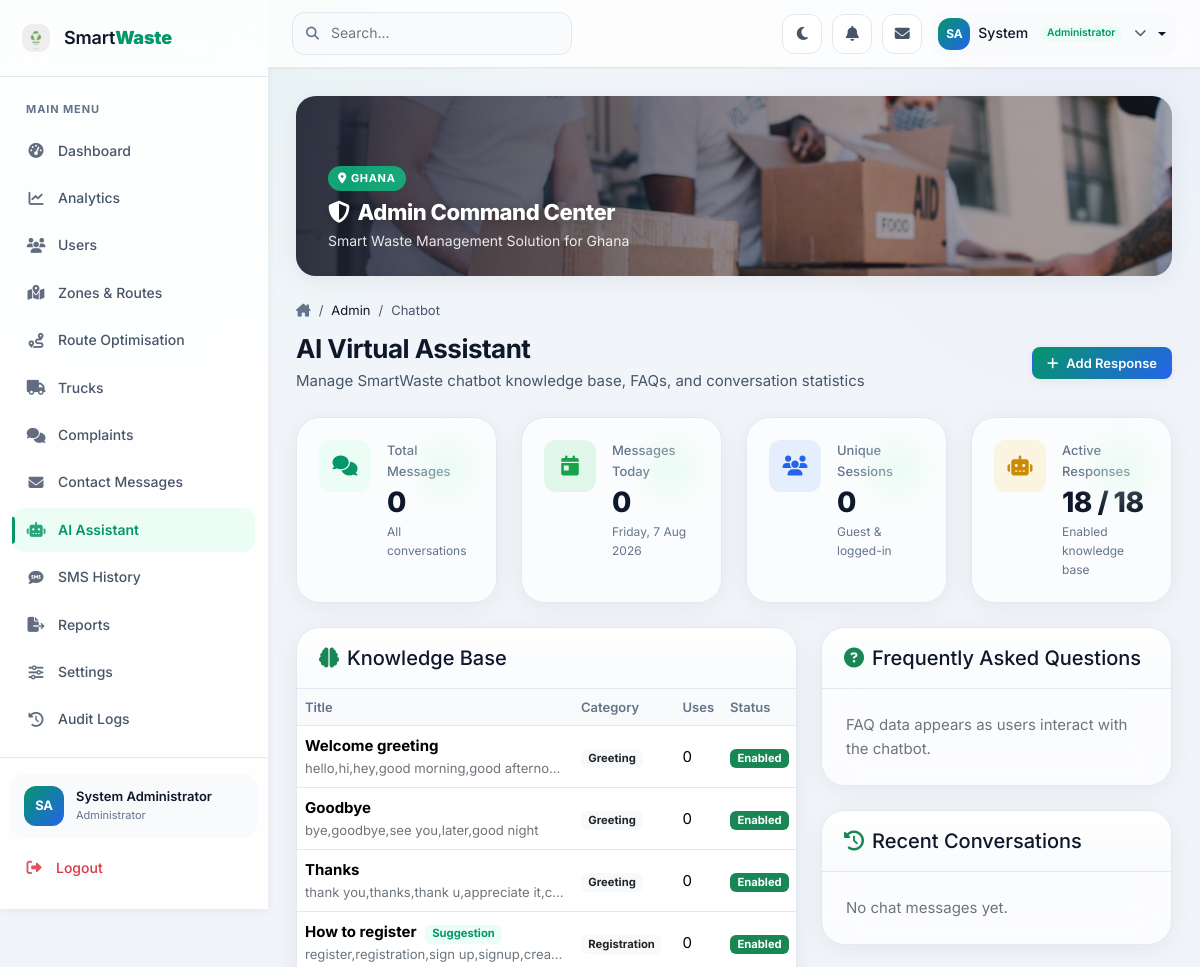
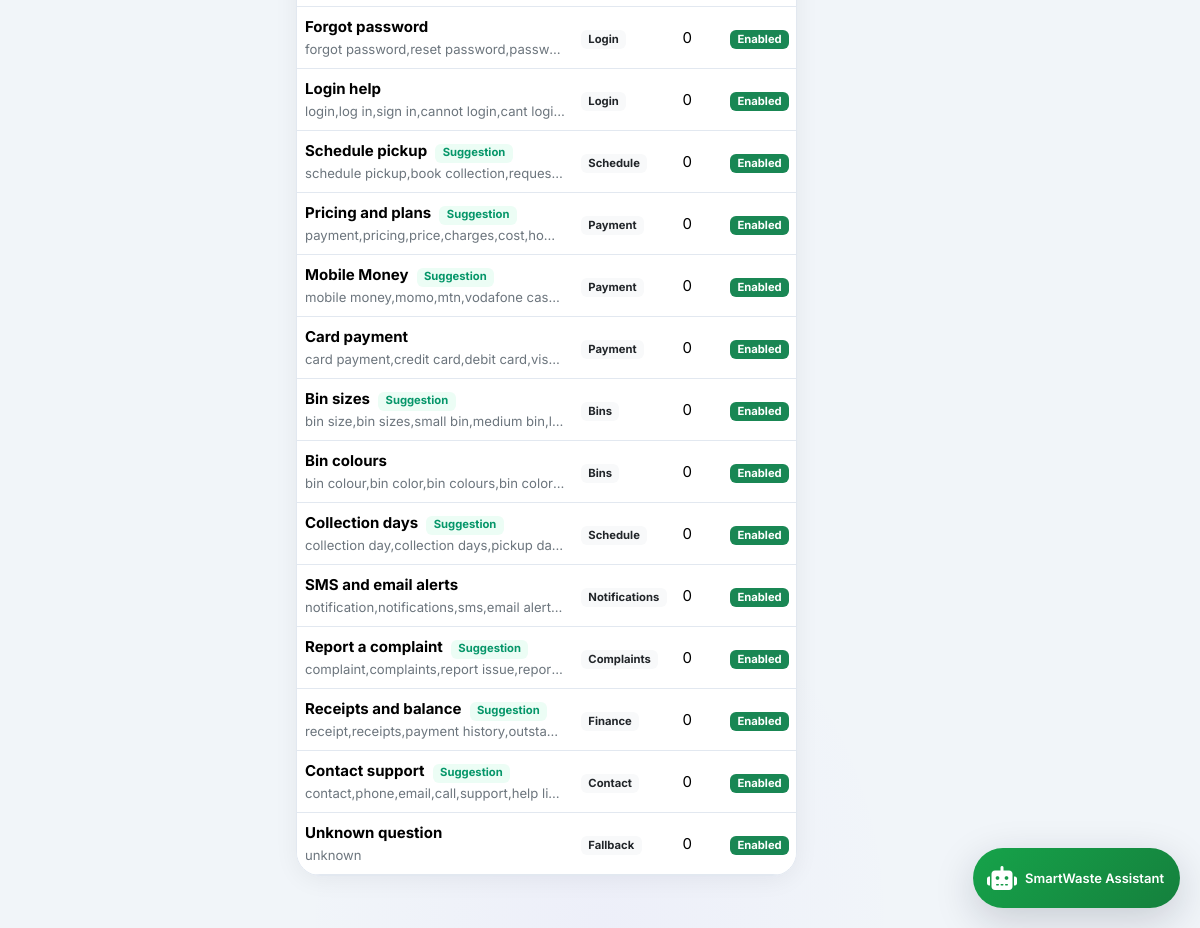
/index.php?url=admin/chatbot (signed in), run on the app's committed database (2 pictures, top to bottom).
### tables this page shows
CREATE TABLE users (
    id INT PRIMARY KEY AUTO_INCREMENT,
    role_id INT NOT NULL,
    email VARCHAR(255) NOT NULL UNIQUE,
    password_hash VARCHAR(255) NOT NULL,
    first_name VARCHAR(100) NOT NULL,
    last_name VARCHAR(100) NOT NULL,
    phone VARCHAR(20),
    avatar_url VARCHAR(500),
    is_active TINYINT(1) DEFAULT 0,
    email_verified TINYINT(1) DEFAULT 0,
    welcome_email_status ENUM('pending', 'sent', 'failed') NOT NULL DEFAULT 'pending',
    welcome_email_sent_at DATETIME NULL,
    verification_token VARCHAR(255),
    reset_token VARCHAR(255),
    reset_token_expires DATETIME,
    last_login DATETIME,
    created_at TIMESTAMP DEFAULT CURRENT_TIMESTAMP,
    updated_at TIMESTAMP DEFAULT CURRENT_TIMESTAMP ON UPDATE CURRENT_TIMESTAMP,
    FOREIGN KEY (role_id) REFERENCES roles(id)
);

CREATE TABLE roles (
    id INT PRIMARY KEY AUTO_INCREMENT,
    name VARCHAR(50) NOT NULL UNIQUE,
    description TEXT,
    created_at TIMESTAMP DEFAULT CURRENT_TIMESTAMP
);

CREATE TABLE chatbot_knowledge (
    id INT PRIMARY KEY AUTO_INCREMENT,
    category VARCHAR(50) NOT NULL,
    title VARCHAR(150) NOT NULL,
    keywords TEXT NOT NULL,
    response TEXT NOT NULL,
    is_enabled TINYINT(1) NOT NULL DEFAULT 1,
    is_suggestion TINYINT(1) NOT NULL DEFAULT 0,
    priority INT NOT NULL DEFAULT 0,
    use_count INT NOT NULL DEFAULT 0,
    created_at TIMESTAMP DEFAULT CURRENT_TIMESTAMP,
    updated_at TIMESTAMP DEFAULT CURRENT_TIMESTAMP ON UPDATE CURRENT_TIMESTAMP,
    INDEX idx_category (category),
    INDEX idx_enabled (is_enabled)
);

CREATE TABLE smart_settings (
    id INT PRIMARY KEY AUTO_INCREMENT,
    setting_key VARCHAR(100) NOT NULL UNIQUE,
    setting_value JSON NOT NULL,
    description TEXT,
    updated_by INT,
    updated_at TIMESTAMP DEFAULT CURRENT_TIMESTAMP ON UPDATE CURRENT_TIMESTAMP,
    FOREIGN KEY (updated_by) REFERENCES users(id)
);

### views/admin/chatbot.php (the view, shortened to what the rows shown need)
<div class="row g-4">
    <div class="col-xl-7">
        <div class="glass-card saas-card animate-in mb-4">
            <div class="saas-card-body p-0">
                <?php if (empty($knowledge)): ?>
                <?php uiEmptyState('fa-robot', 'No chatbot responses', 'Run the chatbot migration to seed default responses.', null, 'route'); ?>
                <?php else: ?>
                <div class="table-responsive">
                    <table class="table table-hover mb-0 align-middle">
                        <thead>
                        <tr>
                            <th>Title</th>
                            <th>Category</th>
                            <th>Uses</th>
                            <th>Status</th>
                        </tr>
                        </thead>
                        <tbody>
                        <?php foreach ($knowledge as $item): ?>
                        <tr>
                            <td>
                                <strong><?= e($item['title']) ?></strong>
                                <?php if ((int)$item['is_suggestion']): ?>
                                <span class="badge bg-success-subtle text-success ms-1">Suggestion</span>
                                <?php endif; ?>
                                <div class="text-secondary small text-truncate" style="max-width:260px"><?= e($item['keywords']) ?></div>
                            </td>
                            <td><span class="badge bg-light text-dark"><?= e(ucfirst($item['category'])) ?></span></td>
                            <td><?= (int)$item['use_count'] ?></td>
                            <td>
                                <?php if ((int)$item['is_enabled']): ?>
                                <span class="badge bg-success">Enabled</span>
                                <?php else: ?>
                                <span class="badge bg-secondary">Disabled</span>
                                <?php endif; ?>
                            </td>
                        </tr>
                        <?php endforeach; ?>
                        </tbody>
                    </table>
                </div>
                <?php endif; ?>
            </div>
        </div>
    </div>
</div>

### views/partials/sidebar.php (shortened to what the rows shown need)
<?php
$role = $user['role_name'] ?? '';
$initials = strtoupper(substr($user['first_name'] ?? 'U', 0, 1) . substr($user['last_name'] ?? '', 0, 1));
$roleLabel = $config['roles'][$role] ?? str_replace('_', ' ', $role);
?>
<aside class="sidebar" id="sidebar">
    <div class="sidebar-footer">
        <div class="sidebar-user">
            <div class="sidebar-avatar"><?= e($initials) ?></div>
            <div class="sidebar-user-info">
                <div class="sidebar-user-name"><?= e($user['first_name'] . ' ' . $user['last_name']) ?></div>
                <div class="sidebar-user-role"><?= e($roleLabel) ?></div>
            </div>
        </div>
    </div>
</aside>

### views/partials/topbar.php (shortened to what the rows shown need)
<?php
$role = $user['role_name'] ?? '';
$initials = strtoupper(substr($user['first_name'] ?? 'U', 0, 1) . substr($user['last_name'] ?? '', 0, 1));
?>
<header class="topbar">
    <div class="topbar-right">
        <div class="dropdown profile-dropdown">
            <button class="dropdown-toggle border-0" type="button" data-bs-toggle="dropdown" aria-expanded="false">
                <div class="sidebar-avatar" style="width:32px;height:32px;font-size:0.75rem"><?= e($initials) ?></div>
                <span class="d-none d-md-inline"><?= e($user['first_name']) ?></span>
                <span class="d-none d-lg-inline badge rounded-pill ms-1" style="background:var(--color-primary-subtle);color:var(--color-primary);font-size:0.65rem;font-weight:600"><?= e($config['roles'][$role] ?? $role) ?></span>
                <i class="fa-solid fa-chevron-down ms-1 small text-muted"></i>
            </button>
        </div>
    </div>
</header>

### views/partials/chatbot.php (shortened to what the rows shown need)
<?php
$aiSettings = chatbotSettings();
$user = Auth::user();
$isResident = ($user['role_name'] ?? '') === 'resident';
$assistantName = e(trim($aiSettings['assistant_name'] ?? '') ?: 'SmartWaste Assistant');
?>
<link href="<?= asset('css/chatbot.css') ?>" rel="stylesheet">
<div id="sw-chatbot-root"
     data-csrf="<?= e(Csrf::token()) ?>"
     data-assistant="<?= $assistantName ?>"
     data-resident="<?= $isResident ? '1' : '0' ?>"
     data-contact="<?= e(baseUrl('contact')) ?>">
    <button type="button" class="sw-chat-launcher" aria-label="Open <?= $assistantName ?>">
        <span class="sw-chat-launcher-inner">
            <i class="fa-solid fa-robot"></i>
            <span class="sw-chat-launcher-label"><?= $assistantName ?></span>
        </span>
    </button>
</div>

### data on the page
users: initials "SA", first_name+last_name "System Administrator", role.name "Administrator", first_name "System"
chatbot_knowledge: title "Welcome greeting", keywords "hello,hi,hey,good morning,good afterno…", category "Greeting", use_count "0", is_enabled "Enabled"
chatbot_knowledge: title "Goodbye", keywords "bye,goodbye,see you,later,good night", category "Greeting", use_count "0", is_enabled "Enabled"
chatbot_knowledge: title "Thanks", keywords "thank you,thanks,thank u,appreciate it,c…", category "Greeting", use_count "0", is_enabled "Enabled"
chatbot_knowledge: title "How to register", is_suggestion "Suggestion", keywords "register,registration,sign up,signup,crea…", category "Registration", use_count "0", is_enabled "Enabled"
chatbot_knowledge: title "Forgot password", keywords "forgot password,reset password,passw…", category "Login", use_count "0", is_enabled "Enabled"
chatbot_knowledge: title "Login help", keywords "login,log in,sign in,cannot login,cant logi…", category "Login", use_count "0", is_enabled "Enabled"
chatbot_knowledge: title "Schedule pickup", is_suggestion "Suggestion", keywords "schedule pickup,book collection,reques…", category "Schedule", use_count "0", is_enabled "Enabled"
chatbot_knowledge: title "Pricing and plans", is_suggestion "Suggestion", keywords "payment,pricing,price,charges,cost,ho…", category "Payment", use_count "0", is_enabled "Enabled"
chatbot_knowledge: title "Mobile Money", is_suggestion "Suggestion", keywords "mobile money,momo,mtn,vodafone cas…", category "Payment", use_count "0", is_enabled "Enabled"
chatbot_knowledge: title "Card payment", keywords "card payment,credit card,debit card,vis…", category "Payment", use_count "0", is_enabled "Enabled"
chatbot_knowledge: title "Bin sizes", is_suggestion "Suggestion", keywords "bin size,bin sizes,small bin,medium bin,l…", category "Bins", use_count "0", is_enabled "Enabled"
chatbot_knowledge: title "Bin colours", keywords "bin colour,bin color,bin colours,bin color…", category "Bins", use_count "0", is_enabled "Enabled"
chatbot_knowledge: title "Collection days", is_suggestion "Suggestion", keywords "collection day,collection days,pickup da…", category "Schedule", use_count "0", is_enabled "Enabled"
chatbot_knowledge: title "SMS and email alerts", keywords "notification,notifications,sms,email alert…", category "Notifications", use_count "0", is_enabled "Enabled"
chatbot_knowledge: title "Report a complaint", is_suggestion "Suggestion", keywords "complaint,complaints,report issue,repor…", category "Complaints", use_count "0", is_enabled "Enabled"
chatbot_knowledge: title "Receipts and balance", is_suggestion "Suggestion", keywords "receipt,receipts,payment history,outsta…", category "Finance", use_count "0", is_enabled "Enabled"
chatbot_knowledge: title "Contact support", is_suggestion "Suggestion", keywords "contact,phone,email,call,support,help li…", category "Contact", use_count "0", is_enabled "Enabled"
chatbot_knowledge: title "Unknown question", keywords "unknown", category "Fallback", use_count "0", is_enabled "Enabled"
smart_settings: setting_value "SmartWaste Assistant"

### other printed values
$item['label'] "Dashboard"
$item['label'] "Analytics"
$item['label'] "Users"
$item['label'] "Zones & Routes"
$item['label'] "Route Optimisation"
$item['label'] "Trucks"
$item['label'] "Complaints"
$item['label'] "Contact Messages"
$item['label'] "AI Assistant"
$item['label'] "SMS History"
$item['label'] "Reports"
$item['label'] "Settings"
$item['label'] "Audit Logs"
str_replace('-', ' ', $part) "Admin"
str_replace('-', ' ', $part) "Chatbot"
